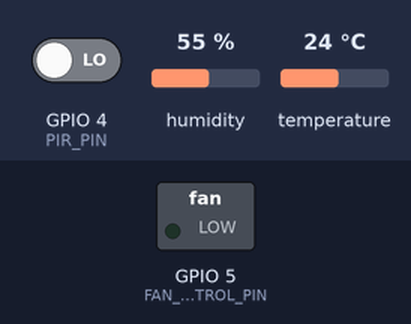
This sketch was run on a simulated ESP32. Shown: switched loads named in the sketch (green lamp = pin HIGH). The test bench sets the inputs (shaded band); at power-on: temperature 24 °C, GPIO 4 (PIR_PIN) LOW, humidity 55 %. EEPROM starts erased; what the sketch prints to the serial monitor is not drawn.

Above: at 3.3 s.
3.4 s: temperature set to 28.9 °C
6.1 s: temperature set to 30 °C
At 7.5 s:
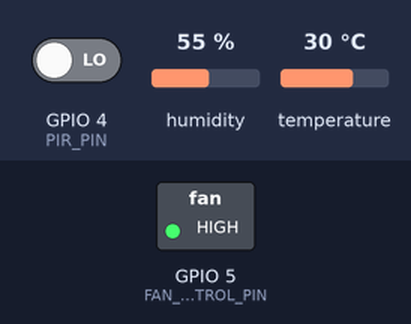
Timing chart, 0 to 9.1 s (numbered marks = the images above; inputs shaded):
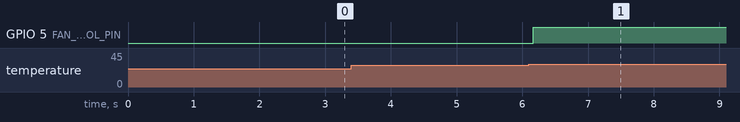

Measured:
- the behaviour switches between 29.4 and 29.5 °C on temperature (found by bisection; images 0 and 1)
- after the input at 3.4 s, every drawn part: stays the same
- after the input at 6.1 s, GPIO 5 (FAN_CONTROL_PIN): LOW → HIGH after 0.07 s

The sketch:

temperature_controller.ino
```cpp
#include <Wire.h>
#include <Adafruit_Sensor.h>
#include <Adafruit_BME280.h>
#include <Preferences.h>

// Pin assignments
const int FAN_CONTROL_PIN = 5;
const int PIR_PIN = 4;

// Default settings
const float DEFAULT_FAN_ON_TEMP_F = 85.0;
const float DEFAULT_FAN_OFF_TEMP_F = 80.0;
const unsigned long DEFAULT_OCCUPANCY_TIMEOUT_MS = 300000; // 5 minutes

// User settings
float fanOnTempF;
float fanOffTempF;
unsigned long occupancyTimeoutMs;

// Occupancy variables
unsigned long lastMotionTime = 0;
bool motionDetected = false;

// Fan state
bool fanState = false;

// Sensor and storage objects
Adafruit_BME280 bme;
Preferences preferences;

void setup() {
  Serial.begin(115200);
  delay(2000);

  pinMode(FAN_CONTROL_PIN, OUTPUT);
  digitalWrite(FAN_CONTROL_PIN, LOW);

  pinMode(PIR_PIN, INPUT);

  Wire.begin(21, 22);
  delay(100);

  loadSettings();

  Serial.println("Temperature Controller Starting...");

  bool status = bme.begin(0x76, &Wire);

  if (!status) {
    Serial.println("BME280 not found!");
    Serial.print("Sensor ID: 0x");
    Serial.println(bme.sensorID(), HEX);
    while (1);
  }

  Serial.println("BME280 FOUND!");
  Serial.println();

  printCommandMenu();
}

void loop() {
  checkSerialCommands();

  float tempC = bme.readTemperature();
  float tempF = (tempC * 9.0 / 5.0) + 32.0;
  float humidity = bme.readHumidity();

  updateFanControl(tempF);
  updateOccupancyEstimate();
  printSystemStatus(tempF, humidity);

  delay(2000);
}

void loadSettings() {
  preferences.begin("settings", false);

  fanOnTempF = preferences.getFloat("fanOn", DEFAULT_FAN_ON_TEMP_F);
  fanOffTempF = preferences.getFloat("fanOff", DEFAULT_FAN_OFF_TEMP_F);
  occupancyTimeoutMs = preferences.getULong("timeout", DEFAULT_OCCUPANCY_TIMEOUT_MS);

  Serial.println("Settings loaded.");
}

void saveSettings() {
  preferences.putFloat("fanOn", fanOnTempF);
  preferences.putFloat("fanOff", fanOffTempF);
  preferences.putULong("timeout", occupancyTimeoutMs);

  Serial.println("Settings saved.");
}

void resetSettings() {
  fanOnTempF = DEFAULT_FAN_ON_TEMP_F;
  fanOffTempF = DEFAULT_FAN_OFF_TEMP_F;
  occupancyTimeoutMs = DEFAULT_OCCUPANCY_TIMEOUT_MS;

  saveSettings();

  Serial.println("Settings reset to defaults.");
}

void updateFanControl(float tempF) {
  if (!fanState && tempF >= fanOnTempF) {
    fanState = true;
  }

  if (fanState && tempF <= fanOffTempF) {
    fanState = false;
  }

  digitalWrite(FAN_CONTROL_PIN, fanState ? HIGH : LOW);
}

void updateOccupancyEstimate() {
  int pirState = digitalRead(PIR_PIN);

  if (pirState == HIGH) {
    motionDetected = true;
    lastMotionTime = millis();
  } else {
    motionDetected = false;
  }
}

String getOccupancyStatus() {
  if (lastMotionTime == 0) {
    return "No Motion Recorded";
  }

  if (millis() - lastMotionTime <= occupancyTimeoutMs) {
    return "Likely Present";
  }

  return "No Recent Activity";
}

String getLastMotionString() {
  if (lastMotionTime == 0) {
    return "Never";
  }

  unsigned long elapsedSeconds = (millis() - lastMotionTime) / 1000;
  unsigned long minutes = elapsedSeconds / 60;
  unsigned long seconds = elapsedSeconds % 60;

  String timeString = "";
  timeString += minutes;
  timeString += " min ";
  timeString += seconds;
  timeString += " sec ago";

  return timeString;
}

void printSystemStatus(float tempF, float humidity) {
  Serial.println("========================================");

  Serial.print("Temperature : ");
  Serial.print(tempF);
  Serial.println(" F");

  Serial.print("Humidity    : ");
  Serial.print(humidity);
  Serial.println(" %");

  Serial.println();

  Serial.print("Fan         : ");
  Serial.println(fanState ? "ON" : "OFF");

  Serial.println();

  Serial.print("Motion      : ");
  Serial.println(motionDetected ? "YES" : "NO");

  Serial.print("Occupancy   : ");
  Serial.println(getOccupancyStatus());

  Serial.print("Last Motion : ");
  Serial.println(getLastMotionString());

  Serial.println();

  Serial.print("Fan ON Temp : ");
  Serial.print(fanOnTempF);
  Serial.println(" F");

  Serial.print("Fan OFF Temp: ");
  Serial.print(fanOffTempF);
  Serial.println(" F");

  Serial.print("Timeout     : ");
  Serial.print(occupancyTimeoutMs / 60000);
  Serial.println(" min");

  Serial.println("========================================");
  Serial.println();
}

void checkSerialCommands() {
  if (Serial.available()) {
    String command = Serial.readStringUntil('\n');
    command.trim();
    command.toUpperCase();

    if (command.startsWith("ON=")) {
      float value = command.substring(3).toFloat();

      if (value > fanOffTempF) {
        fanOnTempF = value;
        Serial.print("Updated Fan ON Threshold to ");
        Serial.print(fanOnTempF);
        Serial.println(" F");
        saveSettings();
      } else {
        Serial.println("Invalid ON threshold. ON must be greater than OFF.");
      }
    }

    else if (command.startsWith("OFF=")) {
      float value = command.substring(4).toFloat();

      if (value < fanOnTempF) {
        fanOffTempF = value;
        Serial.print("Updated Fan OFF Threshold to ");
        Serial.print(fanOffTempF);
        Serial.println(" F");
        saveSettings();
      } else {
        Serial.println("Invalid OFF threshold. OFF must be less than ON.");
      }
    }

    else if (command.startsWith("TIMEOUT=")) {
      float value = command.substring(8).toFloat();

      if (value > 0) {
        occupancyTimeoutMs = (unsigned long)(value * 60000);
        Serial.print("Updated Occupancy Timeout to ");
        Serial.print(value);
        Serial.println(" minutes");
        saveSettings();
      } else {
        Serial.println("Invalid timeout. Use TIMEOUT=5 for 5 minutes.");
      }
    }

    else if (command == "RESET") {
      resetSettings();
    }

    else if (command == "HELP") {
      printCommandMenu();
    }

    else {
      Serial.println("Unknown command. Type HELP for command list.");
    }
  }
}

void printCommandMenu() {
  Serial.println("Commands:");
  Serial.println("ON=85        Set fan ON temperature");
  Serial.println("OFF=80       Set fan OFF temperature");
  Serial.println("TIMEOUT=5    Set occupancy timeout in minutes");
  Serial.println("RESET        Restore default settings");
  Serial.println("HELP         Show command list");
  Serial.println();
}
```
